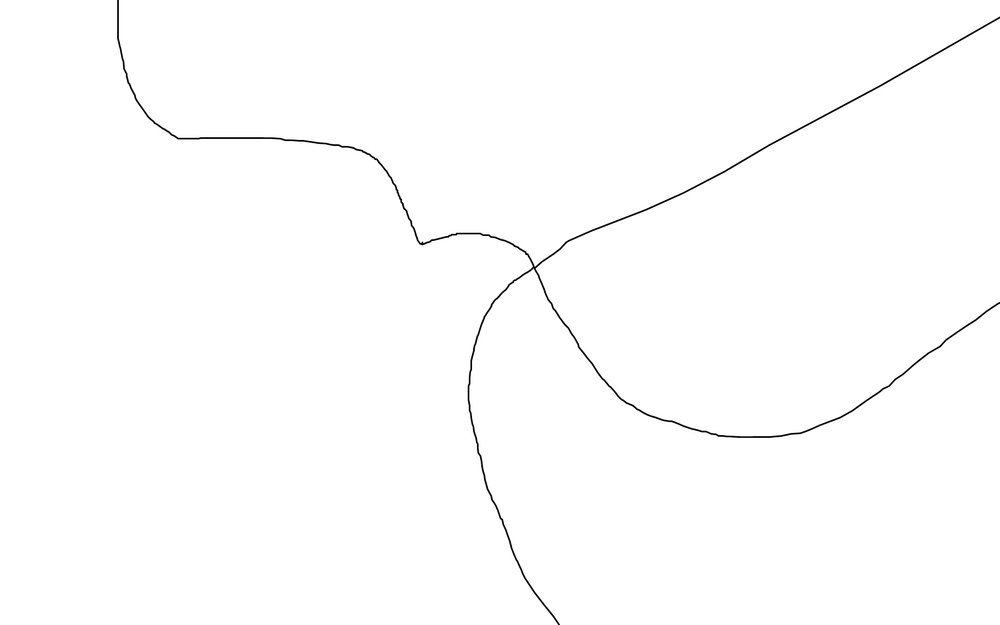
#> input picture image_line_segment.jpg, 1000 x 625 px, shrunk from 1843 x 1152 before the run
$ python topic2_threshould.py
#> lines starting #> are read from the running program, lines starting #| are printed output that depends on the picture; after the words box and inside, x2 and y2 are one past the last pixel; in counts of white or black regions, pixels touching at a corner belong together
import cv2
import matplotlib.pyplot as plt
import numpy as np

def threshold_image(image_path, threshold_value=127):
    """
    Reads an image from the specified path, converts it to grayscale,
    and applies a binary threshold to it.

    :param image_path: Path to the input image.
    :param threshold_value: Threshold value for binary thresholding.
    :return: The thresholded binary image.
    """
#> called with image_path = 'image_line_segment.jpg', threshold_value = 50
    # Read the image
    image = cv2.imread(image_path)
#> image is the input picture: shape (625, 1000, 3); min 0, max 255, mean 253.5

    if image is None:
        raise ValueError("Image not found or unable to read.")

    # Convert to grayscale
    gray_image = cv2.cvtColor(image, cv2.COLOR_BGR2GRAY)

    # Apply binary thresholding
    _, binary_image = cv2.threshold(gray_image, threshold_value, 255, cv2.THRESH_BINARY)
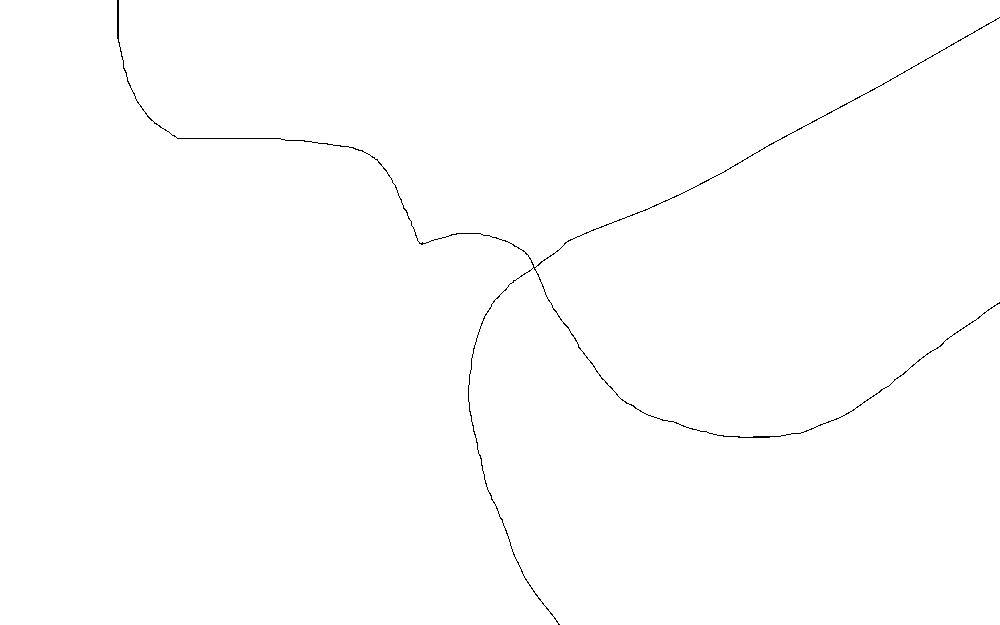
#> binary_image: shape (625, 1000); 99.6% white; black in thin lines or dots, all inside (x1, y1, x2, y2) = (117, 0, 1000, 625)

    return binary_image

def calculate_center_of_mass(binary_image):
    """
    Calculate the center of mass (centroid) of a binary image.

    :param binary_image: Binary image (white pixels are considered as mass)
    :return: Tuple (x, y) representing the center of mass coordinates
    """
    # Find all white pixels (value 255)
    white_pixels = np.where(binary_image == 255)
#> white_pixels = 622742 positions, rows 0 to 624, columns 0 to 999

    if len(white_pixels[0]) == 0:
        return None  # No white pixels found

    # Calculate center of mass
    y_coords = white_pixels[0]  # Row indices
    x_coords = white_pixels[1]  # Column indices

    center_x = np.mean(x_coords)
#> center_x = 499.2
    center_y = np.mean(y_coords)
#> center_y = 312.2

    return (center_x, center_y)

# Example usage
if __name__ == "__main__":
    input_path = "image_line_segment.jpg"  # Path to the input image
    threshold_value = 50

    binary_image = threshold_image(input_path, threshold_value)

    # Calculate center of mass
    center_of_mass = calculate_center_of_mass(binary_image)
#> center_of_mass = (499.2, 312.2)

    if center_of_mass:
        print(f"Center of mass: ({center_of_mass[0]:.2f}, {center_of_mass[1]:.2f})")
#| Center of mass: (499.23, 312.16)
    else:
        print("No white pixels found in the binary image")

    # Output F(g): show the coordinate plot instead of array
    print("F(g): Displaying binary image coordinate plot")

    # Create a figure with subplots
    plt.figure(figsize=(15, 5))

    # Show original grayscale image
    plt.subplot(1, 3, 1)
    original_image = cv2.imread(input_path)
    gray_image = cv2.cvtColor(original_image, cv2.COLOR_BGR2GRAY)
    plt.imshow(gray_image, cmap='gray')
    plt.title('Original Grayscale Image (g)')
    plt.axis('on')

    # Show binary thresholded image
    plt.subplot(1, 3, 2)
    plt.imshow(binary_image, cmap='gray')
    plt.title(f'Binary Thresholded Image F(g) (threshold={threshold_value})')
    plt.axis('on')

    # Show binary image with center of mass marked
    plt.subplot(1, 3, 3)
    plt.imshow(binary_image, cmap='gray')
    if center_of_mass:
        plt.plot(center_of_mass[0], center_of_mass[1], 'r+', markersize=15, markeredgewidth=3, label='Center of Mass')
        plt.plot(center_of_mass[0], center_of_mass[1], 'ro', markersize=8, fillstyle='none', markeredgewidth=2)
        plt.legend()
    plt.title('Binary Image with Center of Mass')
    plt.axis('on')

    plt.tight_layout()
    plt.show()
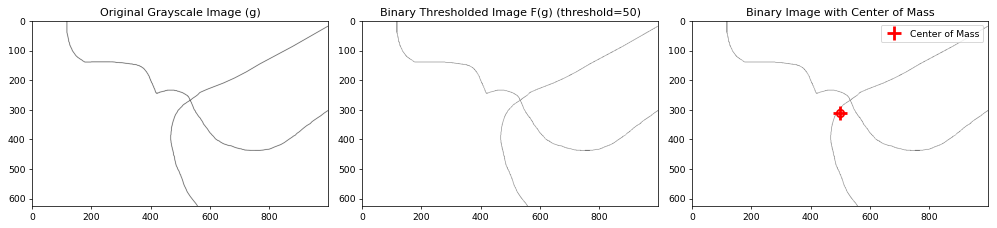
#> figure drawn by matplotlib, 3 panels

    # Also show the Black/White image using OpenCV
    cv2.imshow("Binary Image", binary_image)
    cv2.waitKey(0)
    cv2.destroyAllWindows()

$ run again, with image_ukcar.png saved as image_line_segment.jpg
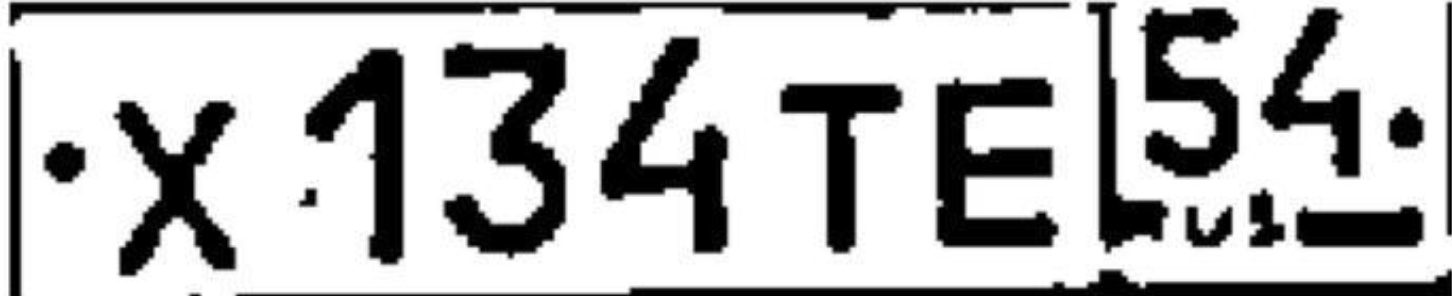
#> input picture image_ukcar.png, 1452 x 296 px
#> in threshold_image, image is the input picture: shape (296, 1452, 3); min 0, max 255, mean 185.5
#> in threshold_image, `_, binary_image = cv2.threshold(gray_image, threshold_value, 255, cv2...`:
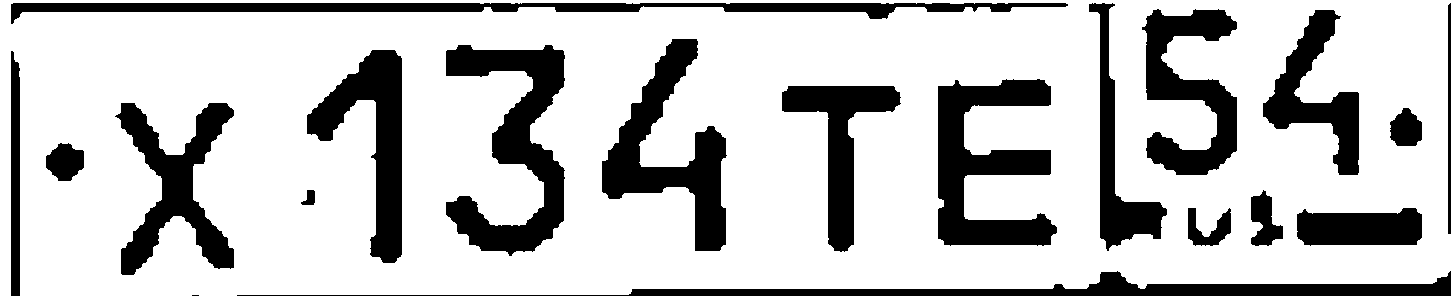
#> binary_image: shape (296, 1452); 76.6% white; 20 black regions (1 under 20 px), largest, box (x1, y1, x2, y2) and area: (446, 45, 565, 256) 10969, (938, 79, 1057, 246) 10518, (602, 39, 727, 251) 9746
#> white_pixels = 329276 positions, rows 0 to 295, columns 0 to 1451
#> center_x = 707.8
#> center_y = 146.7
#> center_of_mass = (707.8, 146.7)
#| Center of mass: (707.77, 146.70)
#> `plt.show()`:
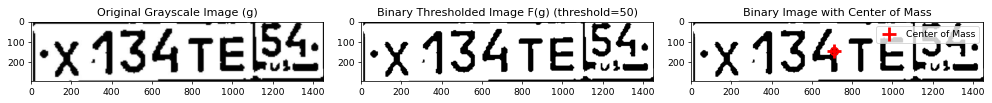
#> figure drawn by matplotlib, 3 panels
